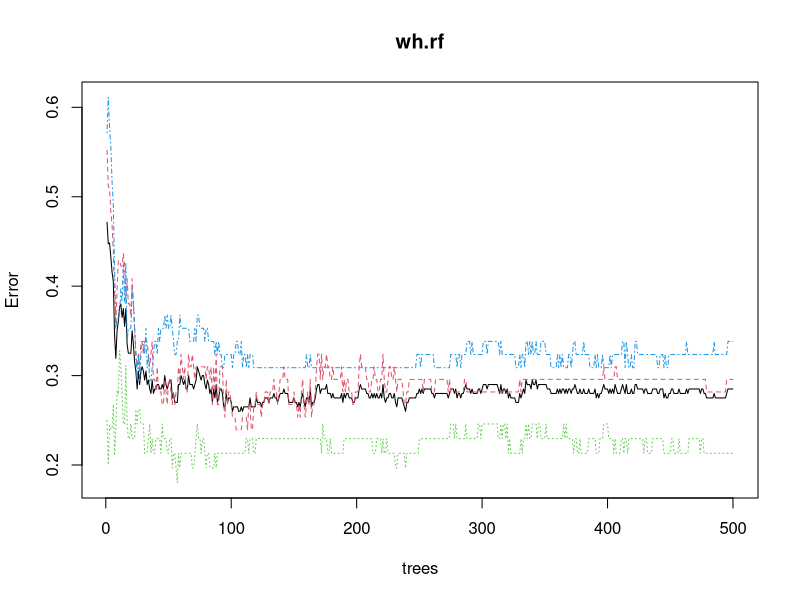
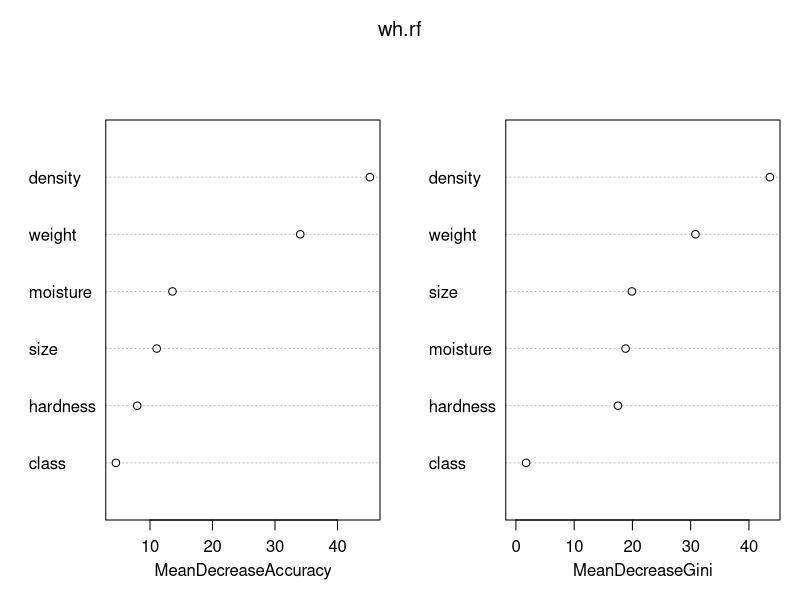
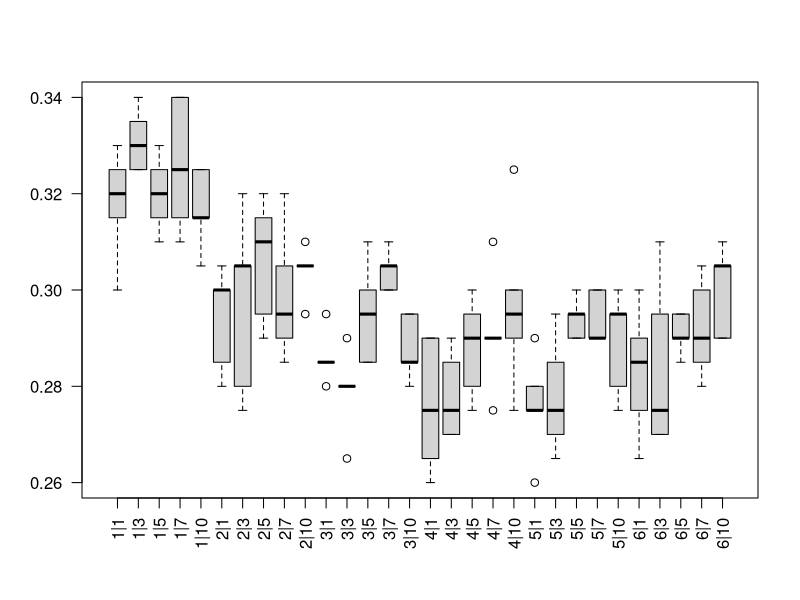
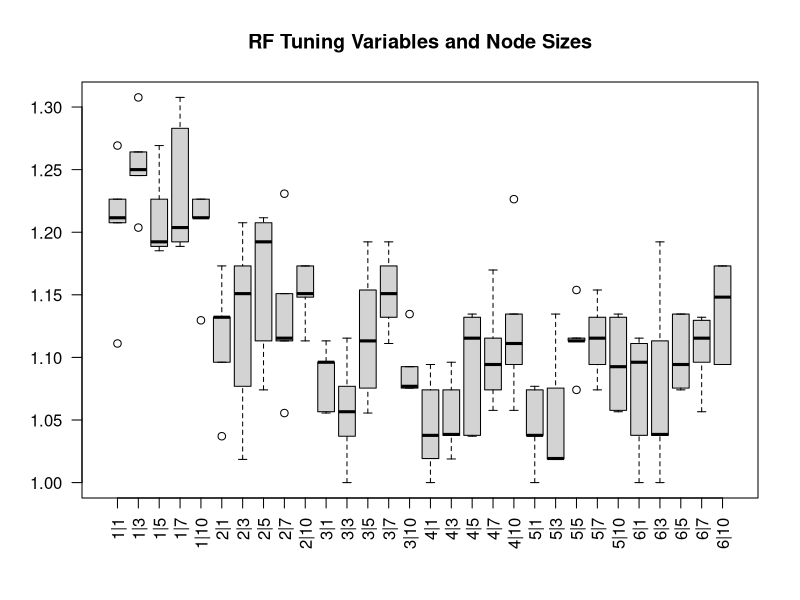
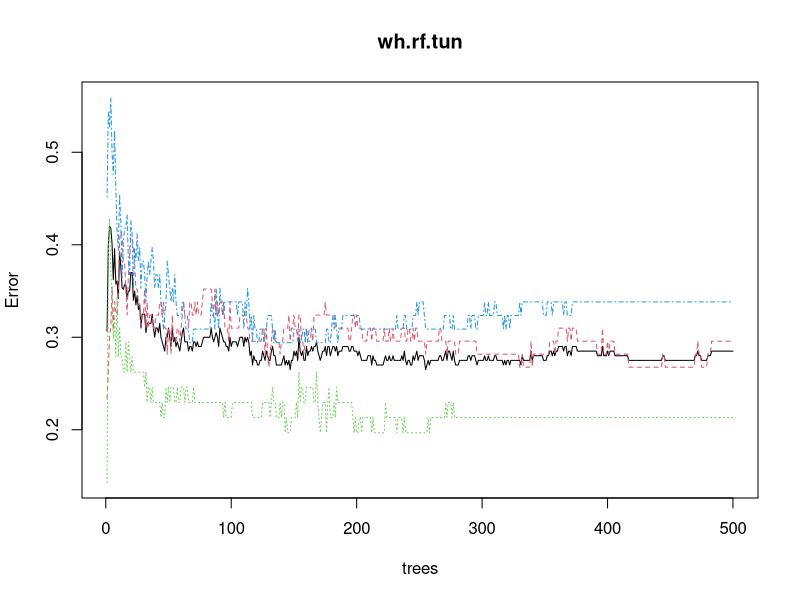

Recreate these plots in R, in order.
# Random Forest classification on Wheat Data
##########
# Enter data and do some processing
wheat <-  read.csv("wheat.csv")
head(wheat)
#summary(wheat)

# Variable "type" is the response variable.  "class" is another explanatory.
class(wheat$type)
wheat$type = as.factor(wheat$type)
wheat$class = as.factor(wheat$class)
#summary(wheat)

# Create a numerical version of "class" for methods that need numbers
###Not needed for trees
#wheat$classnum <- as.numeric((wheat$class))
# Remove "id"
wheat = wheat[,-1]
#summary(wheat)

############
# Creating TWO sets: 200 train, 75 test
set.seed(67982193)
perm <- sample(x=nrow(wheat))
set1 <- wheat[which(perm <= 200),]
set2 <- wheat[which(perm>200),]


library(randomForest)
####################################################################
## Random forests.
## Default is to do classification trees if response is a factor and 
##  regression trees if numeric.
## Default is sqrt(p) regressors for classification, p/3 for regression
##   Can be overridden with mtry=  .  
## Specifying importance=TRUE to get variable importance measures
## Default is ntree=500 trees; usually enough.  Can do diagnostics on this.
## Default nodesize = 1
####################################################################

# Starting with default, no real reason
wh.rf <- randomForest(data=set1, type~., 
                         importance=TRUE, keep.forest=TRUE)
wh.rf             # more useful here

### Is 500 enough trees???  Probably so.  
x11(h=7,w=6,pointsize=12)
plot(wh.rf)


round(importance(wh.rf),3) # Print out importance measures
x11(h=7,w=15)
varImpPlot(wh.rf) # Plot of importance measures; more interesting with more variables


# Predict results of classification. 
pred.rf.train <- predict(wh.rf, newdata=set1, type="response")
pred.rf.test <- predict(wh.rf, newdata=set2, type="response")
#"vote" gives proportions of trees voting for each class
pred.rf.vtrain <- predict(wh.rf, newdata=set1, type="vote")
pred.rf.vtest <- predict(wh.rf, newdata=set2, type="vote")
head(cbind(pred.rf.test,pred.rf.vtest))

(misclass.train.rf <- mean(ifelse(pred.rf.train == set1$type, yes=0, no=1)))
(misclass.test.rf <- mean(ifelse(pred.rf.test == set2$type, yes=0, no=1)))

###################################################
# Tuning variables and node sizes

set.seed(879417)
reps=5
varz = 1:6
nodez = c(1,3,5,7,10)

NS = length(nodez)
M = length(varz)
rf.oob = matrix(NA, nrow=M*NS, ncol=reps)

for(r in 1:reps){
  counter=1
  for(m in varz){
    for(ns in nodez){
      wh.rfm <- randomForest(data=set1, type~., 
                              mtry=m, nodesize=ns)
      rf.oob[counter,r] = mean(predict(wh.rfm, type="response") != set1$type)
      counter=counter+1
    }
  }
}

parms = expand.grid(nodez,varz)
row.names(rf.oob) = paste(parms[,2], parms[,1], sep="|")

mean.oob = apply(rf.oob, 1, mean)
mean.oob[order(mean.oob)]

min.oob = apply(rf.oob, 2, min)

x11(h=7,w=10,pointsize=8)
boxplot(rf.oob, use.cols=FALSE, las=2)

x11(h=7,w=10,pointsize=8)
boxplot(t(rf.oob)/min.oob, use.cols=TRUE, las=2, 
        main="RF Tuning Variables and Node Sizes")

# Suggested parameters are mtry=4, nodesize=1

wh.rf.tun <- randomForest(data=set1, type~., mtry=4, nodesize=1,
                      importance=TRUE, keep.forest=TRUE)

### Is 500 enough trees???  Probably so.  
x11(h=7,w=6,pointsize=12)
plot(wh.rf.tun)

# Predict results of classification. 
pred.rf.train.tun <- predict(wh.rf.tun, newdata=set1, type="response")
pred.rf.test.tun <- predict(wh.rf.tun, newdata=set2, type="response")
#"vote" gives proportions of trees voting for each class
pred.rf.vtrain.tun <- predict(wh.rf.tun, newdata=set1, type="vote")
pred.rf.vtest.tun <- predict(wh.rf.tun, newdata=set2, type="vote")
head(cbind(pred.rf.test.tun,pred.rf.vtest.tun))

(misclass.train.rf.tun <- mean(ifelse(pred.rf.train.tun == set1$type, yes=0, no=1)))
(misclass.test.rf.tun <- mean(ifelse(pred.rf.test.tun == set2$type, yes=0, no=1)))

